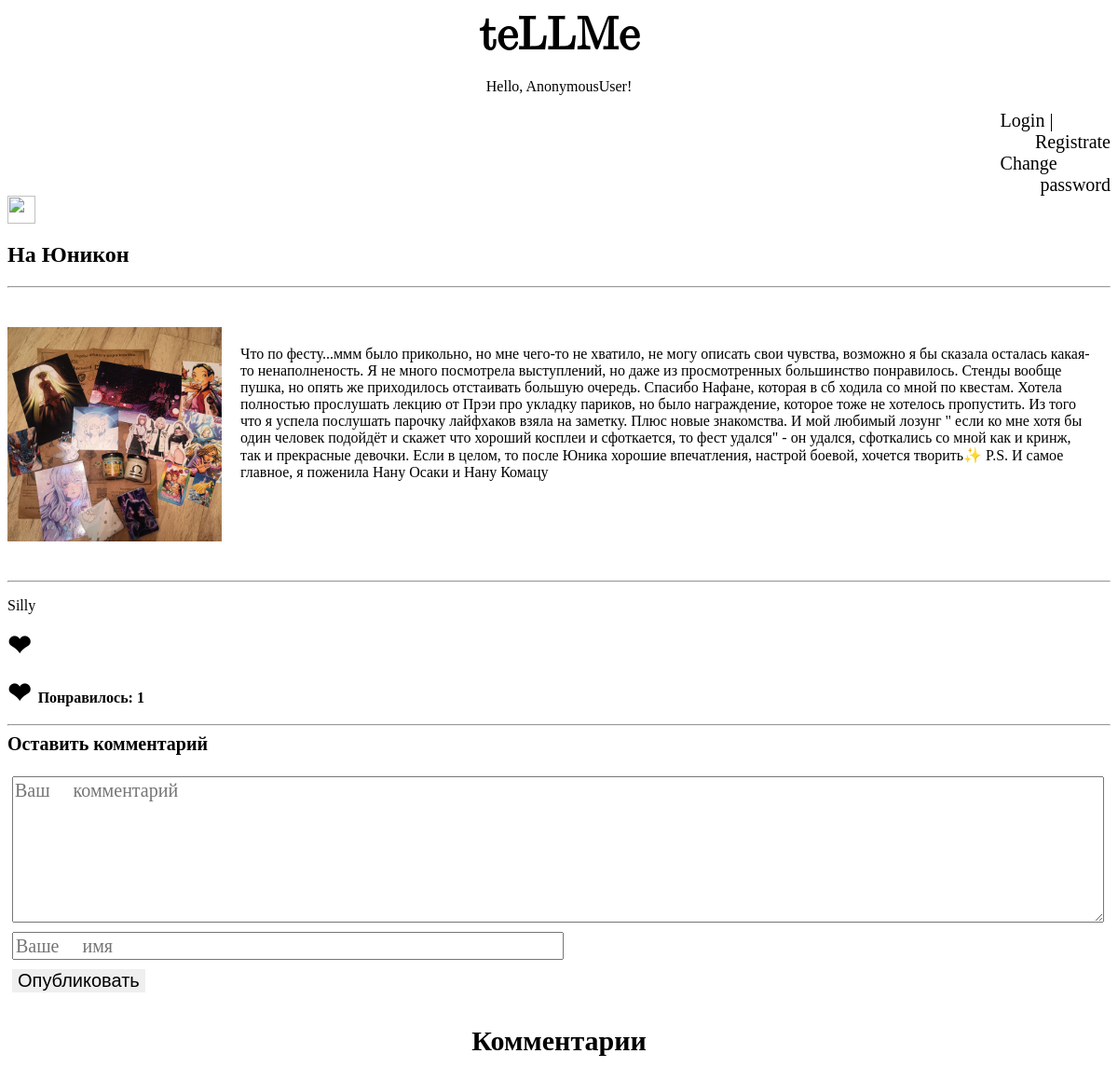
/1/, run on the app's committed database.
### users/models.py (models this page shows, shortened)
class Post(models.Model):
    title = models.CharField('Заголовок записи', max_length=100)
    descript = models.TextField('Текст блога')
    author = models.CharField('Имя автора', max_length=100)
    dats = models.DateTimeField(default=datetime.now())
    img = models.ImageField('Изображение', upload_to = 'image/%Y')# c указанием текущего года, это путь где будут храниться все излбражения с админки
    objects =  PostQuerrySet.as_manager()
    class Meta:
        verbose_name = 'Запись' #красивое отображение  в админке
        verbose_name_plural = 'Записи'

### users/views.py (the view)
# urls.py: path('<int:pk>/',views.PostElement.as_view()),
class PostElement(DetailView):
    model = Post
    template_name = 'blogelement.html'
    context_object_name = 'post'

### templates/blogelement.html (shortened to what this page needs)
{%extends 'home.html'%}
{%load static%}
  {%block content%}
  <body>
    <a  href='{%url "home"%}'><img style = 'width: 30px;'src='https://sun9-65.userapi.com/impg/aVNXjc8e0eDTHRJW_Px_XgYCHAbQU9QwlTiZ9A/eeREHI7tT60.jpg?size=512x512&quality=95&sign=87ecba353756021f6f704fc005b95599&type=album'/></a>
    <div id='mainblock'>
      <div id='post'>
        <h2>{{post.title}}</h2>
      <hr>
      <br>
      <div class='block'><p align='center'><img class='pic' src="{{post.img.url}}" wigth='50%'></p>
      <p class='descr'>{{post.descript}}<p></div>
      <br>
      <hr>
      <p>{{post.author}}<p>
      </div>
    </div>
    <div>
      <p style='font-weight: bold;'><a href={%url "add_likes" post.id%} style='font-size: 30px;'>❤ </a>
        <p style='font-weight: bold;'><a href={%url "del_likes" post.id%} style='font-size: 30px;'>❤ </a>
        Понравилось: {{post.likes_set.all.count}}</p>
    </div>
      <div id = 'create'>
        <hr>
        <a class = 'com'href='#'>Оставить комментарий</a><br><br>
        <form action='{%url "comment" post.id%}' method='post'>
            <textarea class='men'name='textcom' placeholder="Ваш комментарий"></textarea><br> <! ссылка на поле в модели админки, чтобы данные попав во вью занеслись в админке>
            <input class='inp' type='text' name ='name' placeholder="Ваше имя"><br>
            <button class = 'sub' type='submit'>Опубликовать</button>
        </form>
      </div>
      <h3 class='headcomm'>Комментарии</h3>
  {%endblock%}

### templates/home.html (shortened to what this page needs)
{%load static%}
<head>
  <link rel='stylesheet' href = "{%static 'css/stil.css'%}"  type='text/css' media='all'/>
</head>
<body>
    <h1 id='head'><a href='{%url "home"%}'>teLLMe</a></h1>
    <p class='us'>Hello, {{user}}!<p>
    {%if user.is_authenticated%}
        <div class='lin'><a href='{%url "logout"%}'>Logout</a> | <a href='{%url "add"%}'>Add post</a></div>
        <div class='lin'><a href='{%url "change"%}'>Change password</a> </div>
    {%else%}
        <div class='lin'><a href='{%url "login"%}'>Login</a> | <a href='{%url "register"%}'>Registrate</a> </div>
        <div class='lin'><a href='{%url "change"%}'>Change password</a> </div>
    {%endif%}
    {%block content%}
    {%endblock%}

### static/css/stil.css (style rules this page uses)
#mainblock { background-color: rgb(255, 255, 255); }
#post .pic { width:230px; }
#post .block { display: flex; flex-direction: row; align-content: stretch; align-items: stretch; }
#post .descr { position: relative; padding: 20px; }
#head { align-content: space-between; justify-content: center; display: flex; align-content: center; align-items: center; font-size: 50px; font-family: math; margin: 0.3px; }
.us { display: flex; position: relative; justify-content: center; }
.lin { flex-direction: row; font-size: 20px; width: 10%; justify-content: flex-start; align-content: flex-start; align-items: baseline; align-items: inherit; text-align-last: end; align-content: end; max-width: 8em; min-height: 2em; margin-left: auto; margin-right: 0; justify-items: right; }
.com { font-size: 20px; font-weight: bold; }
.men { width: 99%; height: 20%; margin: 5px; font-size: 20px; font-family: emoji; }
.inp { width: 50%; margin: 5px; font-size: 20px; font-family: emoji; }
.sub { margin: 5px; font-size: 20px; font-family: revert;transition: .5s; border:none }
.headcomm { align-items: center; display: flex; flex-direction: column; font-size: 30px; }
a { text-decoration: none;color:black }
.lin { transition: .5s; }
#mainblock, #create { transition: .5s; }

### data on the page
Post: title "На Юникон", img (picture), descript "Что по фесту...ммм было прикольно, но мне чего-то не хватило, не могу описать свои чувства, возможно я бы сказала осталась какая-то ненаполненость. Я не много посмотрела выступлений, но даже из просмотренных большинство понравилось. Стенды вообще пушка, но опять же приходилось отстаивать большую очередь. Спасибо Нафане, которая в сб ходила со мной по квестам. Хотела полностью прослушать лекцию от Прэи про укладку париков, но было награждение, которое тоже не хотелось пропустить. Из того что я успела послушать парочку лайфхаков взяла на заметку. Плюс новые знакомства. И мой любимый лозунг \" если ко мне хотя бы один человек подойдёт и скажет что хороший косплеи и сфоткается, то фест удался\" -…", author "Silly", likes_set.all.count "1"

### other printed values
{{ user }} "AnonymousUser"
